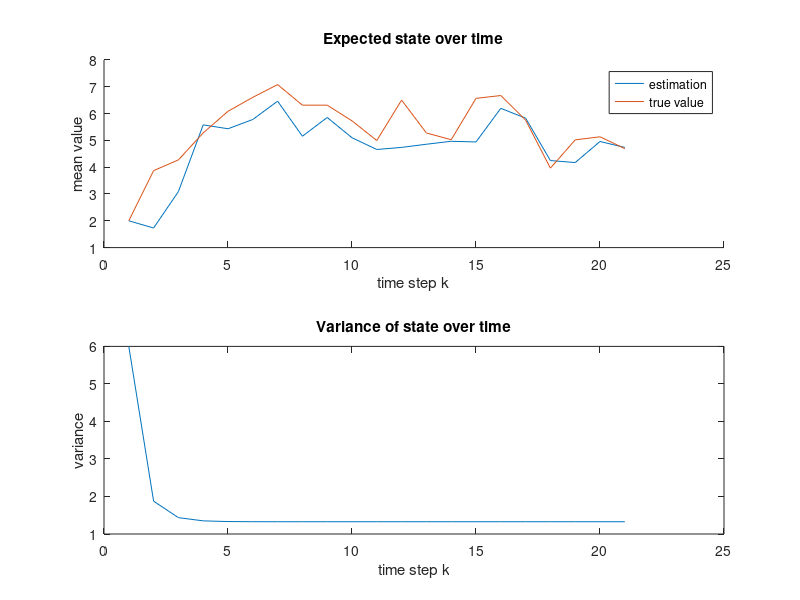
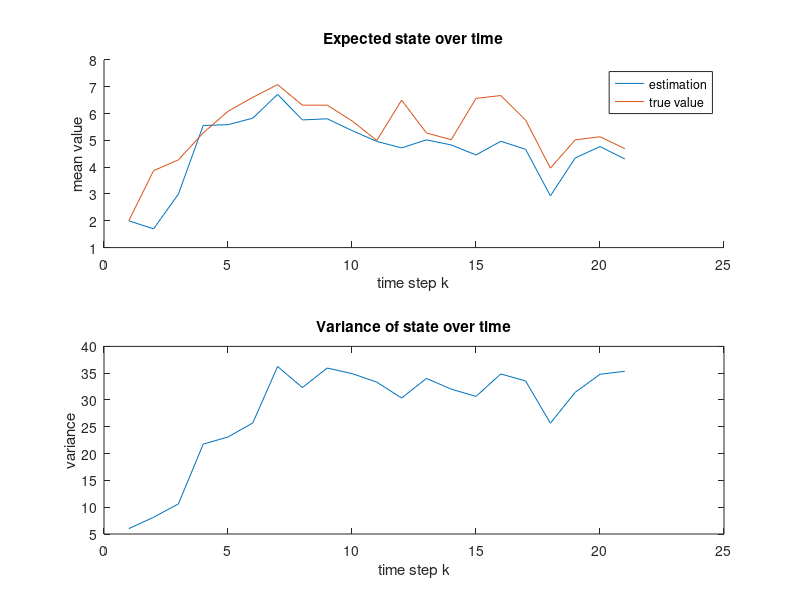
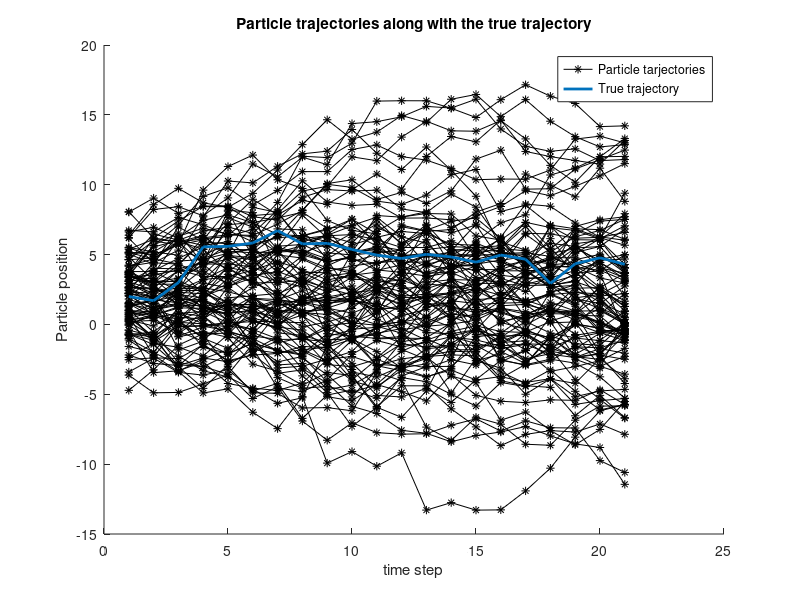

Here is the MATLAB script that generated these plots, in order: (Note: this script raises an error after producing the figures.)
clc;clear
%% Kalman filter
% Parameters
Q = 1.5;
R = 2.5;
% The first time step is x_0
T = 20+1; % time step
A = 1;
H = 1;

% Initialization
P = zeros(T,1);
x = zeros(T,1);
x_hat = zeros(T,1);
y = zeros(T,1);

% Initial state
x(1) = 2;
x_hat(1) = 2;
P(1) = 6;

% Generate samples and measurements
for i = 2:T
    x(i) = x(i-1) + sqrt(Q)*randn;
end

for i = 1:T
    y(i) = x(i) + sqrt(R)*randn;
end


% Kalman filtering
for i = 2:T
    x_hat(i) = A*x_hat(i-1);
    P(i) = A*P(i-1)*A' + Q;
    
    S = H*P(i)*H' + R;
    K = P(i)*H/S;
    v = y(i) - H*x_hat(i);
    
    x_hat(i) = x_hat(i) + K*v;
    P(i) = P(i) - K*S*K';
end

mse_kf = mean((x-x_hat).^2);

figure
subplot(2,1,1)
hold on
plot(x_hat)
plot(x)
xlabel('time step k')
ylabel('mean value')
legend('estimation','true value')
title('Expected state over time')
subplot(2,1,2)
plot(P)
xlabel('time step k')
ylabel('variance')
title('Variance of state over time')


%% Partical filter without resampling
% Draw samples from proposal (motion model)
N = 100;
x_sis = zeros(T,1);
P_hat = zeros(T,1);
x_sis(1) = 2;
P_hat(1) = 6;
q = sqrt(Q);
r = sqrt(R);
w = zeros(N,T);
w(:,1) = 1/N*ones(N,1);
samples = zeros(N,T);
samples(:,1) = normrnd(x_sis(1),sqrt(P_hat(1)),1,N);
for i = 2:T
    samples(:,i) = normrnd(samples(:,i-1),q);
    pyx = normpdf(samples(:,i),y(i),r);
    w_tilde = w(:,i-1).*pyx;
    w(:,i) = w_tilde/sum(w_tilde);
    x_sis(i) = sum(w(:,i).*samples(:,i));
    P_hat(i) = mean((x_sis(i)-samples(:,i)).^2);
end

mse_pf = mean((x-x_sis).^2);

figure
subplot(2,1,1)
hold on
plot(x_sis)
plot(x)
xlabel('time step k')
ylabel('mean value')
legend('estimation','true value')
title('Expected state over time')
subplot(2,1,2)
plot(P_hat)
xlabel('time step k')
ylabel('variance')
title('Variance of state over time')

figure
hold on
h1 = plot(samples','k-*');
h1 = h1(1);
h2 = plot(x_sis,'Linewidth',2);
title('Particle trajectories along with the true trajectory')
legend([h1,h2],'Particle tarjectories','True trajectory')
xlabel('time step')
ylabel('Particle position')


PostPlot(samples(:,1:end-1),w(:,2:end),x_hat(2:end)',P(2:end)',N,T-1,0)

%% Partical filter with resampling
x_sir = zeros(T,1);
x_sir(1) = 2;
w = zeros(N,T);
w(:,1) = 1/N*ones(N,1);
samples = zeros(N,T);
temp = zeros(N,T);
samples(:,1) = normrnd(x_sis(1),sqrt(P_hat(1)),1,N);
for i = 2:T
    samples(:,i) = normrnd(samples(:,i-1),q);
    pyx = normpdf(samples(:,i),y(i),r);
    w_tilde = w(:,i-1).*pyx;
    w(:,i) = w_tilde/sum(w_tilde);
    temp(:,i) = w(:,i);
    [samples(:,i),w(:,i)] = resample(samples(:,i),w(:,i));
    x_sir(i) = sum(w(:,i).*samples(:,i));
    P_hat(i) = mean((x_sir(i)-samples(:,i)).^2);
end

mse_pfre = mean((x-x_sir).^2);

figure
subplot(2,1,1)
hold on
plot(x_hat)
plot(x)
xlabel('time step k')
ylabel('mean value')
legend('estimation','true value')
title('Expected state over time')
subplot(2,1,2)
plot(P_hat)
xlabel('time step k')
ylabel('variance')
title('Variance of state over time')

figure
hold on
plot(samples','k-*')
plot(x_sir,'Linewidth',2)

PostPlot(samples(:,1:end-1),temp(:,2:end),x_hat(2:end)',P(2:end)',N,T-1,1)
